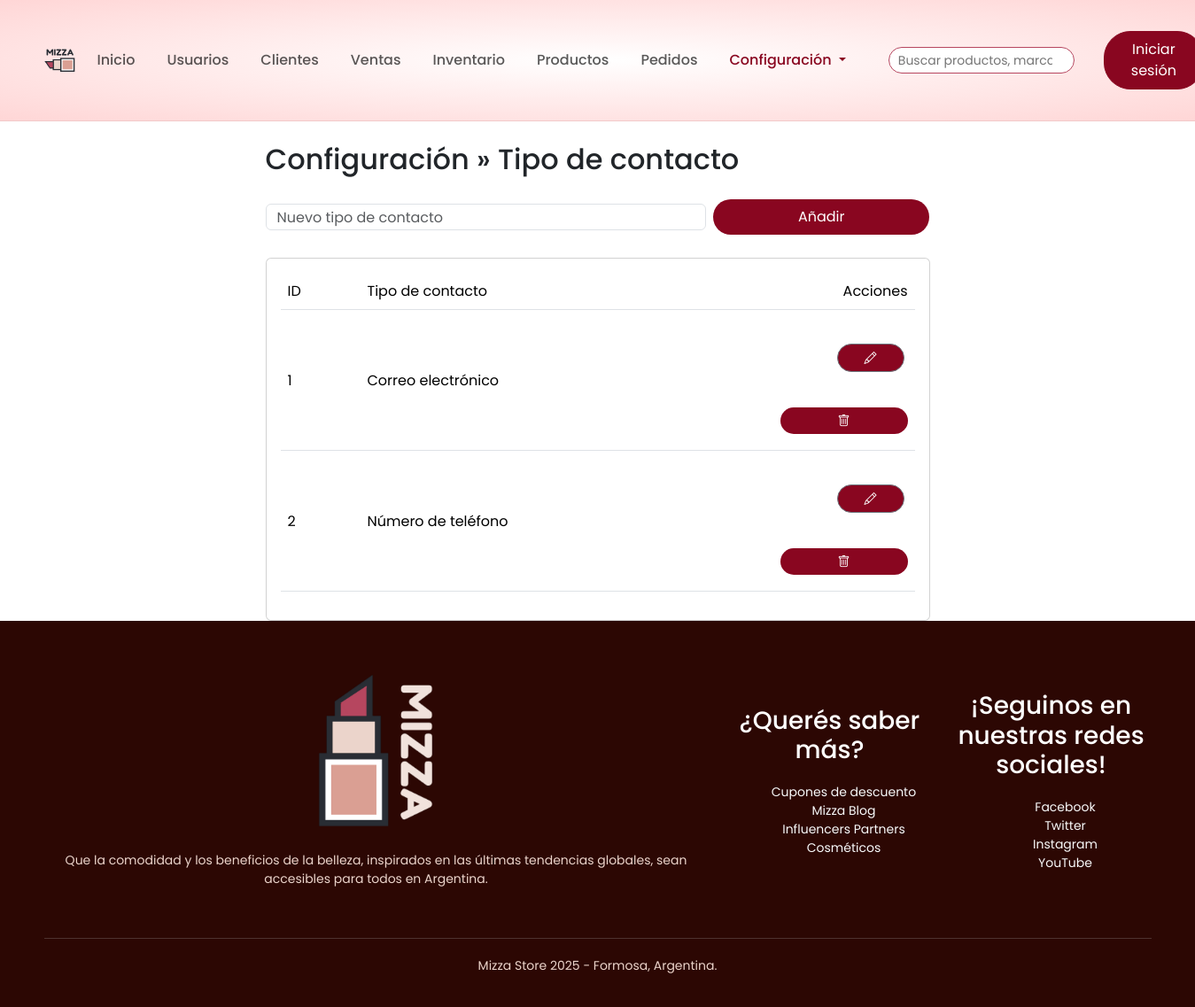
The page /index.php?controller=config&action=tipo_contacto on the database its author committed.
### tables this page shows
CREATE TABLE tipo_contacto (
id_tipo_contacto INT PRIMARY KEY AUTO_INCREMENT,
nombre_tipo_contacto VARCHAR(50)
);

### controllers/ConfigController.php (called while the page is built, shortened)
<?php
class ConfigController
{
    public function tipo_contacto(): void
    {
        require_once __DIR__ . '/../models/TipoContacto.php';
        $model = new TipoContacto();
        $items = $model->all();
        require __DIR__ . '/../views/configuracion/tipo_contacto.php';
    }
}

### config/database.php (called while the page is built, shortened)
<?php
function getPDO() : PDO {
    $host = 'localhost';
    $db_name   = 'mizzastore';
    $user = 'root';
    $pass = '';
    $dsn  = "mysql:host=$host;dbname=$db_name;charset=utf8mb4";
    $pdo = new PDO($dsn, $user, $pass, [
        PDO::ATTR_ERRMODE            => PDO::ERRMODE_EXCEPTION,
        PDO::ATTR_DEFAULT_FETCH_MODE => PDO::FETCH_ASSOC,
    ]);
    return $pdo;
}

### models/TipoContacto.php (called while the page is built, shortened)
<?php
require_once __DIR__ . '/../config/database.php';
class TipoContacto
{
    private PDO $pdo;
    public function __construct()
    {
        $this->pdo = getPDO();
    }
    public function all(): array
    {
        $sql = "SELECT " . self::ID_COL . " AS id_tipo_contacto,
                       " . self::NAME   . " AS nombre_tipo_contacto
                FROM " . self::TABLE . "
                ORDER BY " . self::ID_COL . " ASC";
        return $this->pdo->query($sql)->fetchAll();
    }
}

### views/configuracion/tipo_contacto.php (the view, shortened to what this page needs)
<?php require __DIR__ . '/../layout/navbar.php'; ?>
<div class="container" style="max-width:800px;">
  <h2 class="mt-4 mb-3">Configuración » Tipo de contacto</h2>
  <form action="index.php?controller=config&action=tipo_contacto_store" method="POST" class="row g-2 mb-3">
    <div class="col-md-8">
      <input class="form-control" name="nombre_tipo_contacto" placeholder="Nuevo tipo de contacto" required>
    </div>
    <div class="col-md-4 d-grid">
      <button class="btn btn-primary">Añadir</button>
    </div>
  </form>
  <div class="card">
    <div class="card-body">
      <div class="table-responsive">
        <table class="table table-hover align-middle">
          <thead>
            <tr>
              <th style="width:90px;">ID</th>
              <th>Tipo de contacto</th>
              <th class="text-end" style="width:160px;">Acciones</th>
            </tr>
          </thead>
          <tbody>
          <?php foreach ($items as $it): ?>
            <tr>
              <td><?= (int)$it['id_tipo_contacto'] ?></td>
              <td><?= htmlspecialchars($it['nombre_tipo_contacto']) ?></td>
              <td class="text-end">
                <button class="btn btn-sm btn-outline-secondary me-1"
                        onclick="editarTipoContacto(
                          <?= (int)$it['id_tipo_contacto'] ?>,
                          '<?= htmlspecialchars($it['nombre_tipo_contacto'], ENT_QUOTES) ?>'
                        )">
                  <i class="bi bi-pencil"></i>
                </button>
                <form action="index.php?controller=config&action=tipo_contacto_delete" method="POST"
                      class="d-inline" onsubmit="return confirmarBorrar(this)">
                  <button class="btn btn-sm btn-outline-danger"><i class="bi bi-trash"></i></button>
                </form>
              </td>
            </tr>
          <?php endforeach; ?>
          </tbody>
        </table>
      </div>
    </div>
  </div>
</div>
<?php require __DIR__ . '/../layout/footer.php'; ?>

### assets/css/style.css (style rules this page uses)
* { margin: 0; padding: 0; box-sizing: border-box; }
body { font-family: 'Poppins', sans-serif; }
.container { max-width: 1300px; margin: auto; padding-left: 25px; padding-right: 25px; }
.row { display: flex; align-items: center; flex-wrap: wrap; justify-content: space-around; }
.btn { display: inline-block; background: #890620; color: #fff; padding: 8px 30px; margin: 30px 0; border-radius: 30px; transition: background 0.5s; }
form input { width: 100%; height: 30px; margin: 10px 0; padding: 0 10px; border: 1px solid #ccc; }
form .btn { width: 100%; border: none; cursor: pointer; margin: 10px 0; }
table { width: 100%; border-collapse: collapse; }
th { text-align: left; padding: 5px; color: #fff; background: #890620; font-weight: normal; }
td { padding: 10px 5px; }
td:last-child { text-align: right; }
th:last-child { text-align: right; }

### rows shown on the page
tipo_contacto: id_tipo_contacto "1", nombre_tipo_contacto "Correo electrónico"
tipo_contacto: id_tipo_contacto "2", nombre_tipo_contacto "Número de teléfono"
